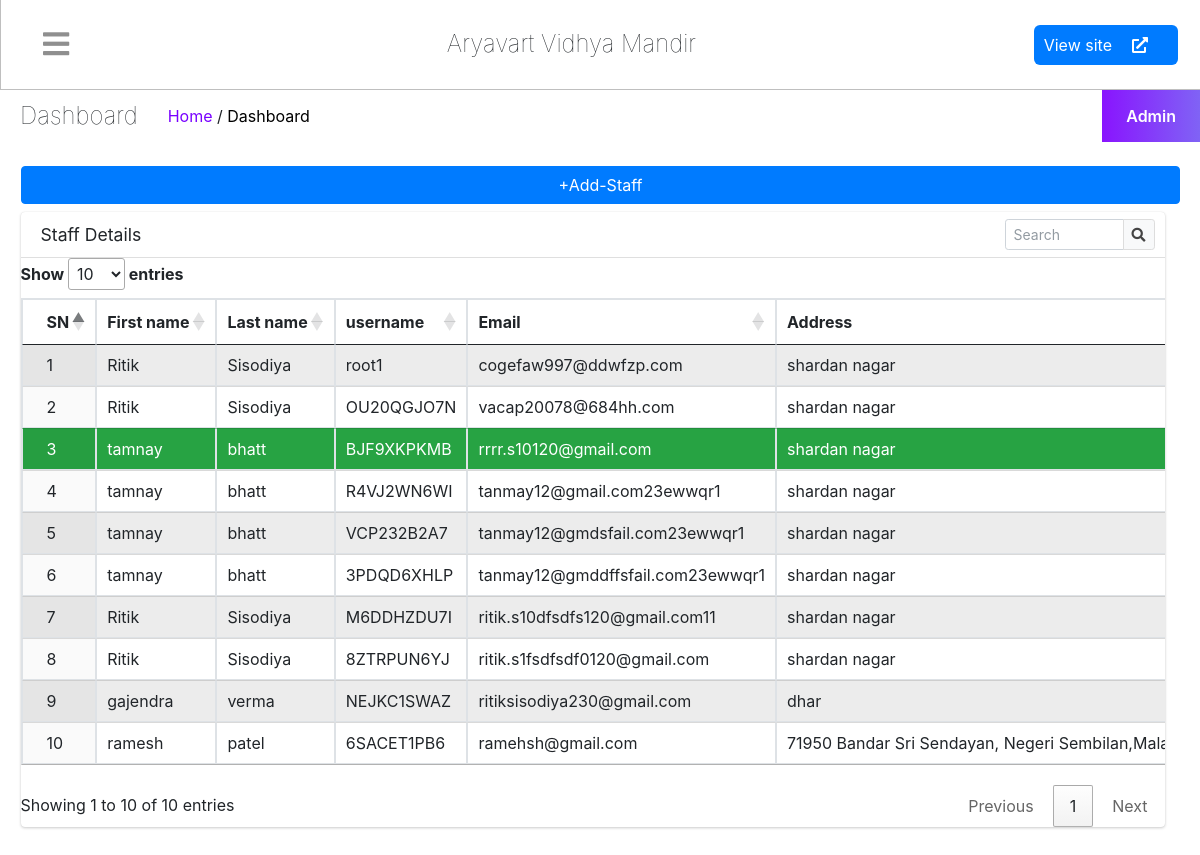
The page /staff/staff/ (signed in) on the database as committed earlier.
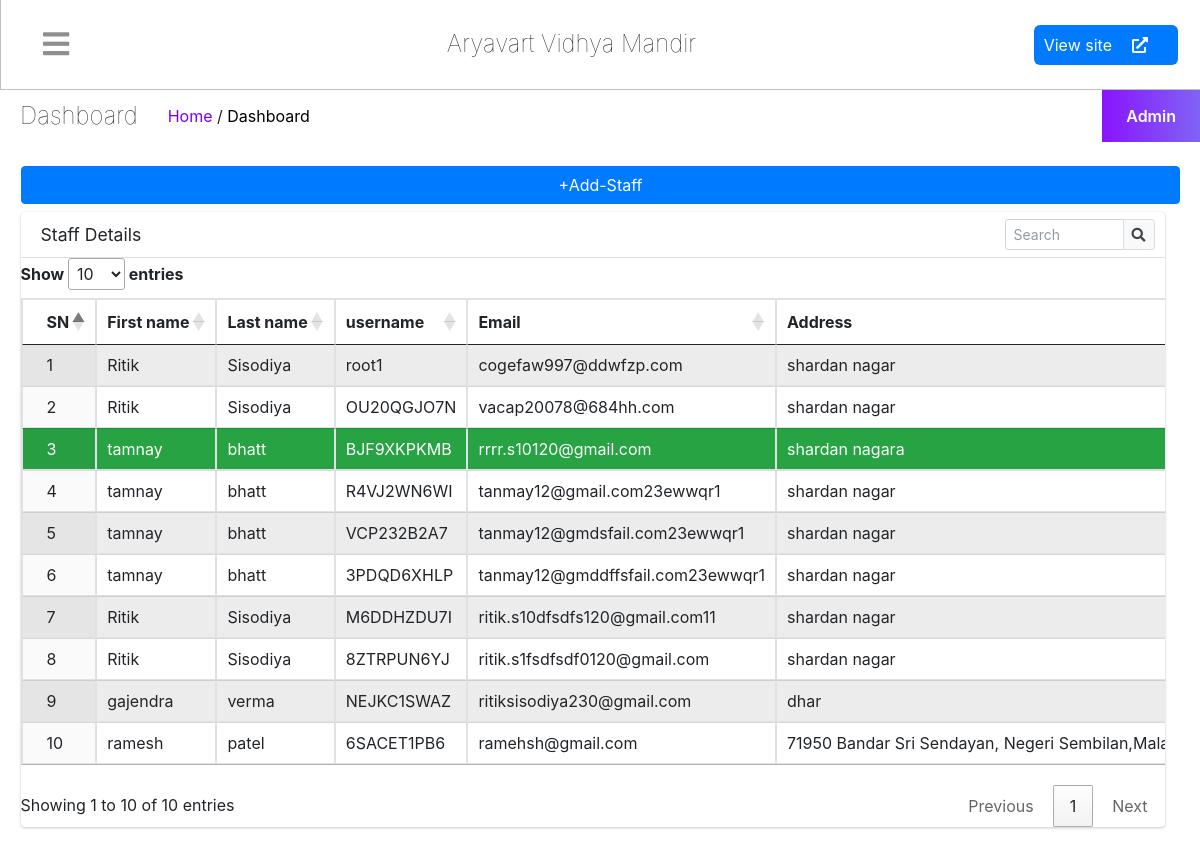
The same page on the database as committed later.
### staff/models.py (models this page shows, shortened)
class staffregister(models.Model):
    user  = models.ForeignKey(User,on_delete=models.CASCADE)
    subject  = models.CharField(max_length = 10)
    phone  = models.CharField(max_length = 30 )
    address = models.CharField(max_length=100)
    permanent_address = models.CharField(max_length=100)
    status = models.BooleanField(default=False)
    phonestatus = models.BooleanField(default=False)

### staff/views.py (the view, shortened to what this page needs)
# urls.py: path('staff/',views.users,name='managestaff'),
def users(request):
    if request.user.is_superuser:
        form = userRegister()
        form1 = StaffRegister()
        users = staffregister.objects.all()
        return render(request,'staff/users.html',{'users':users,'forms':[form,form1]})
    return redirect('staff')

### myapp/context_processors.py (called while the page is built)
def alltimefunc(request):
    info = schoolifo.objects.all()[0]
    return {'schoolinfo':info}

### myapp/views.py (called while the page is built)
def checkuser(request):
    user= None
    userob= None
    if staffregister.objects.filter(user = request.user.id).exists():
        userob = staffregister.objects.filter(user = request.user.id)[0]
        user = 'staff'
    if studentregister.objects.filter(user = request.user.id).exists():
        userob = studentregister.objects.filter(user = request.user.id)[0]
        user = 'student'
    if user is None and userob is None:
        logout(request)
        return redirect('index')
    return [user,userob]

### staff/templates/staff/users.html (shortened to what this page needs)
{% extends 'staff/basic.html' %}
{% block table %}
<div class="row">
<button type="button" class="btn btn-primary float-right m-2" data-toggle="modal" data-target="#exampleModal"
    data-backdrop='static' data-keyboard='false'>
    +Add-Staff
</button>
</div>
{% if users %}
<div class="row">
    <div class="col-md-12">
        <div class="card">
            <div class="card-header">
                <h3 class="card-title">Staff Details</h3>
                <div class="card-tools">
                <div class="input-group input-group-sm" style="width: 150px;">
                    <input type="text" name="table_search" class="form-control float-right" placeholder="Search">
                    <div class="input-group-append">
                    <button type="submit" class="btn btn-default"><i class="fas fa-search"></i></button>
                    </div>
                </div>
                </div>
            </div>
            <div class="card-body table-responsive p-0">
                <table class="display table table-striped table-bordered dataTable my-3 text-nowrap">
                <thead>
                    <tr>
                        <th>SN</th>
                        <th>First name</th>
                        <th>Last name</th>
                        <th>username</th>
                        <th>Email</th>
                        <th>Address</th>
                                </tr>
                </thead>
                <tbody>
                    {% for row in users %}
                    <tr class="{% if user.username == row.user.username %}bg-success{% endif %}">
                        <td>{{forloop.counter}}</td>
                        <td>{{row.user.first_name}}</td>
                        <td>{{row.user.last_name}}</td>
                        <td class="">{{row.user.username}}</td>
                        <td>{{row.user.email}}</td>
                        <td>{{row.address}}</td>
                                </tr>
                    {% endfor %}
                </tbody>
                </table>
            </div>
            </div>
    </div>
</div>
{% endif %}
{% endblock %}

Rows that differ between the two databases and show on the page:
changed staffregister "BJF9XKPKMB": address "shardan nagar" → "shardan nagara"
